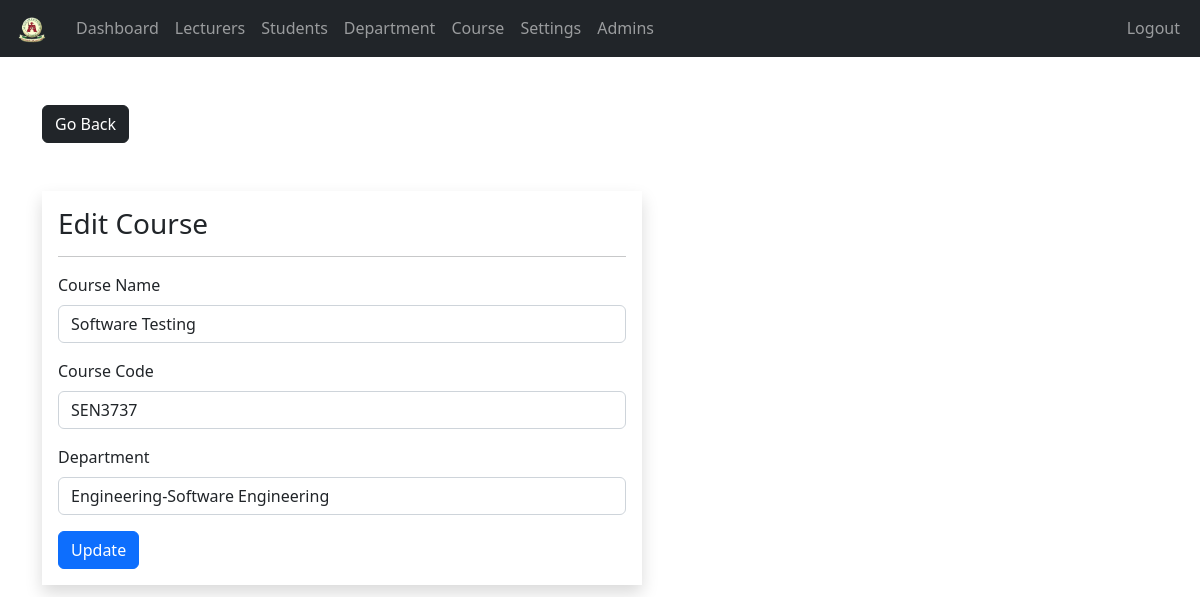
/admin/course-edit.php?course_id=1 (signed in), run on the app's committed database.
### tables this page shows
CREATE TABLE `subjects` (
  `subject_id` int NOT NULL AUTO_INCREMENT,
  `subject` varchar(31) NOT NULL,
  `subject_code` varchar(31) NOT NULL,
  `department` int DEFAULT NULL,
  PRIMARY KEY (`subject_id`)
);

CREATE TABLE `departments` (
  `department_id` int NOT NULL AUTO_INCREMENT,
  `department` varchar(255) NOT NULL,
  `faculty` varchar(255) NOT NULL,
  PRIMARY KEY (`department_id`),
  UNIQUE KEY `department_id` (`department_id`)
);

### admin/data/subject.php (called while the page is built, shortened)
<?php
if (!function_exists('getSubjectById')) {
  function getSubjectById($subject_id, $conn){
     $sql = "SELECT * FROM subjects WHERE subject_id=?";
     $stmt = $conn->prepare($sql);
     $stmt->execute([$subject_id]);
     if ($stmt->rowCount() == 1) {
       return $stmt->fetch(PDO::FETCH_ASSOC);
     }
     return 0;
  }
}
?>

### admin/data/department.php (called while the page is built, shortened)
<?php
function getAllDepartments($conn){
  $sql = "SELECT department_id, department, faculty FROM departments";
  $stmt = $conn->prepare($sql);
  $stmt->execute();
  if ($stmt->rowCount() >= 1) {
    return $stmt->fetchAll(PDO::FETCH_ASSOC);
  } else {
    return [];
  }
}
?>

### admin/course-edit.php (the view, shortened to what this page needs)
<?php
if (isset($_SESSION['admin_id']) &&
    isset($_SESSION['role'])     &&
    isset($_GET['course_id'])) {
    if ($_SESSION['role'] == 'Admin') {
       include "../DB_connection.php";
       include "data/subject.php";
       include "data/department.php";
       $course_id = $_GET['course_id'];
       $course = getSubjectById($course_id, $conn);
       $departments = getAllDepartments($conn);
 ?>
<!DOCTYPE html>
<html lang="en">
<head>
	<link rel="stylesheet" href="https://cdn.jsdelivr.net/npm/bootstrap@5.2.0/dist/css/bootstrap.min.css">
	<link rel="stylesheet" href="../css/style.css">
  <link rel="stylesheet" href="https://cdnjs.cloudflare.com/ajax/libs/font-awesome/4.7.0/css/font-awesome.min.css">
</head>
<body>
    <?php
        include "inc/navbar.php";
     ?>
     <div class="container mt-5">
        <a href="course.php"
           class="btn btn-dark">Go Back</a>
        <form method="post"
              class="shadow p-3 mt-5 form-w"
              action="req/course-edit.php">
        <h3>Edit Course</h3><hr>
        <div class="mb-3">
          <label class="form-label">Course Name</label>
          <input type="text"
                 class="form-control"
                 value="<?=$course['subject']?>"
                 name="course_name">
        </div>
        <div class="mb-3">
          <label class="form-label">Course Code</label>
          <input type="text"
                 class="form-control"
                 value="<?=$course['subject_code']?>"
                 name="course_code">
        </div>
        <div class="mb-3">
          <label class="form-label">Department</label>
          <select name="department"
                  class="form-control" >
                  <?php foreach ($departments as $department) {
                     $selected = 0;
                     if ($department['department_id'] == $course['department'] ) {
                       $selected = 1;
                     }
                  ?>
                    <option  value="<?=$department['department_id']?>"
                          <?php if ($selected) echo "selected"; ?> >
                       <?=$department['faculty'].'-'.$department['department']?>
                    </option>
                  <?php } ?>
          </select>
        </div>
      <button type="submit"
              class="btn btn-primary">
              Update</button>
     </form>
</body>
</html>
<?php
  }else {
    header("Location: course.php");
    exit;
  }
}else {
	header("Location: course.php");
	exit;
}
?>

### css/style.css (style rules this page uses)
.form-w { max-width: 600px; width: 100%; }

### data on the page
subjects: course_name "Software Testing", course_code "SEN3737", department "Engineering-Software Engineering"
